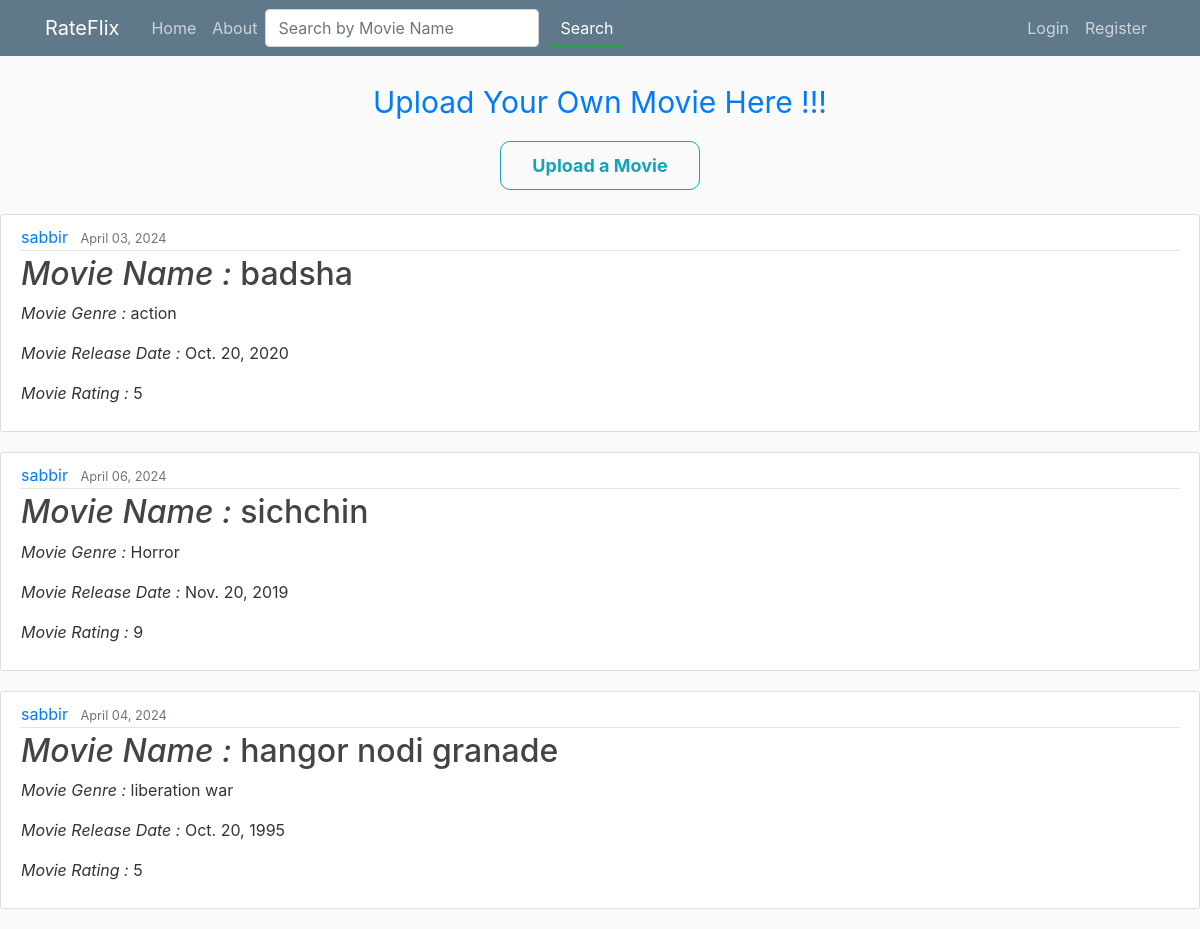
The page / on the database its author committed.
### movies/models.py (models this page shows, shortened)
class Movie(models.Model):
    name = models.CharField(max_length=100)
    genre = models.CharField(max_length=50)
    rating = models.CharField(max_length=5)
    release_date = models.DateField()
    date_posted = models.DateTimeField(default = timezone.now)
    author = models.ForeignKey(User, on_delete = models.CASCADE)

### movies/views.py (the view)
# urls.py: path('', MovieListView.as_view(), name='movie-list'),
class MovieListView(ListView):
    model = Movie
    template_name = 'movies/movie_list.html'
    context_object_name = 'movies'
    ordering = ['-release_date']
    paginate_by = 4
    def get_context_data(self, **kwargs):
        context = super().get_context_data(**kwargs)
        context['title'] = 'Movies'
        query = self.request.GET.get('search')
        if query:
            context['message'] = f'You searched for: "{query}". '
            movies = Movie.objects.filter(Q(name__icontains=query)).order_by('-release_date')
            if not movies:
                context['message'] += f'No data found for "{query}"!'
            context['movies'] = movies
        else:
            context['message'] = 'No search query provided'
        return context
    def get_queryset(self):
        return Movie.objects.all().order_by('-release_date')

### movies/templates/movies/movie_list.html (shortened to what this page needs)
{% extends "movies/base.html" %}
{% load static %}
{% block content %}
<link rel="stylesheet" type="text/css" href="{% static 'movies/main.css' %}">
<div>
    <p id="homeheader" class="text-primary" style="display: flex; justify-content: center; align-items: center; font-size: 30px">Upload Your Own Movie Here !!! </p>
    <a class="btn btn btn-outline-info btn-md mt-2 mb-4" style="display: block; text-align: center ; width: 200px; margin: 10px auto; padding:10px; border-radius: 10px; font-size: 18px; font-weight: bold" href="{% url 'movie-create' %}">Upload a Movie</a>
    {% for movie in movies %}
        <article class="media content-section">
            <div class="media-body" >
                <div class="article-metadata">
                    <a class="mr-2" href="{% url 'user-movies' movie.author.username %}">{{ movie.author }}</a>
                    <small class="text-muted">{{ movie.date_posted | date:"F d, Y" }}</small>
                </div>
                <h2><i>Movie Name : </i><a class="article-title" href="{% url 'movie-detail' movie.id %}">{{ movie.name }}</a></h2>
                <p class="article-content"> <i>Movie Genre : </i>{{ movie.genre }}</p>
                <p class="article-content"> <i>Movie Release Date : </i>{{ movie.release_date }}</p>
                <p class="article-content"> <i>Movie Rating : </i>{{ movie.rating }}</p>
            </div>
        </article>
        {% empty %}
        <h2>{{ message }}</h2>
    {% endfor %}
</div>
{% endblock content %}

### movies/static/movies/main.css (style rules this page uses)
body { background: #fafafa; color: #333333; margin-top: 5rem; }
h1, h2, h3, h4, h5, h6 { color: #444444; }
.content-section { background: #ffffff; padding: 10px 20px; border: 1px solid #dddddd; border-radius: 3px; margin-bottom: 20px; }
.article-title { color: #444444; }
.article-content { white-space: pre-line; }
.article-metadata { padding-bottom: 1px; margin-bottom: 4px; border-bottom: 1px solid #e3e3e3 }
#homeheader { font-size: larger; }

### rows shown on the page
Movie: author "sabbir", date_posted "April 03, 2024", name "badsha", genre "action", release_date "Oct. 20, 2020", rating "5"
Movie: author "sabbir", date_posted "April 06, 2024", name "sichchin", genre "Horror", release_date "Nov. 20, 2019", rating "9"
Movie: author "sabbir", date_posted "April 04, 2024", name "hangor nodi granade", genre "liberation war", release_date "Oct. 20, 1995", rating "5"
